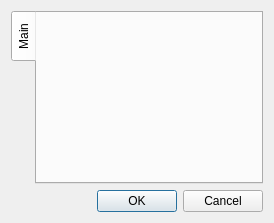
<?xml version="1.0" encoding="UTF-8"?>
<ui version="4.0">
 <class>pluginConfigDialog</class>
 <widget class="QDialog" name="pluginConfigDialog">
  <property name="geometry">
   <rect>
    <x>0</x>
    <y>0</y>
    <width>274</width>
    <height>223</height>
   </rect>
  </property>
  <property name="windowTitle">
   <string>Plugin dialog</string>
  </property>
  <property name="windowIcon">
   <iconset resource="../icons.qrc">
    <normaloff>:/icons/papywizard.png</normaloff>:/icons/papywizard.png</iconset>
  </property>
  <property name="modal">
   <bool>true</bool>
  </property>
  <layout class="QVBoxLayout" name="verticalLayout">
   <item>
    <widget class="QTabWidget" name="tabWidget">
     <property name="tabPosition">
      <enum>QTabWidget::West</enum>
     </property>
     <property name="currentIndex">
      <number>0</number>
     </property>
     <widget class="QWidget" name="mainTab">
      <attribute name="title">
       <string>Main</string>
      </attribute>
      <layout class="QVBoxLayout" name="verticalLayout_2">
       <item>
        <layout class="QFormLayout" name="formLayout"/>
       </item>
      </layout>
     </widget>
    </widget>
   </item>
   <item>
    <widget class="QDialogButtonBox" name="buttonBox">
     <property name="orientation">
      <enum>Qt::Horizontal</enum>
     </property>
     <property name="standardButtons">
      <set>QDialogButtonBox::Cancel|QDialogButtonBox::Ok</set>
     </property>
     <property name="centerButtons">
      <bool>false</bool>
     </property>
    </widget>
   </item>
  </layout>
 </widget>
 <resources>
  <include location="../icons.qrc"/>
 </resources>
 <connections>
  <connection>
   <sender>buttonBox</sender>
   <signal>accepted()</signal>
   <receiver>pluginConfigDialog</receiver>
   <slot>accept()</slot>
   <hints>
    <hint type="sourcelabel">
     <x>257</x>
     <y>209</y>
    </hint>
    <hint type="destinationlabel">
     <x>157</x>
     <y>274</y>
    </hint>
   </hints>
  </connection>
  <connection>
   <sender>buttonBox</sender>
   <signal>rejected()</signal>
   <receiver>pluginConfigDialog</receiver>
   <slot>reject()</slot>
   <hints>
    <hint type="sourcelabel">
     <x>264</x>
     <y>209</y>
    </hint>
    <hint type="destinationlabel">
     <x>286</x>
     <y>274</y>
    </hint>
   </hints>
  </connection>
 </connections>
</ui>
